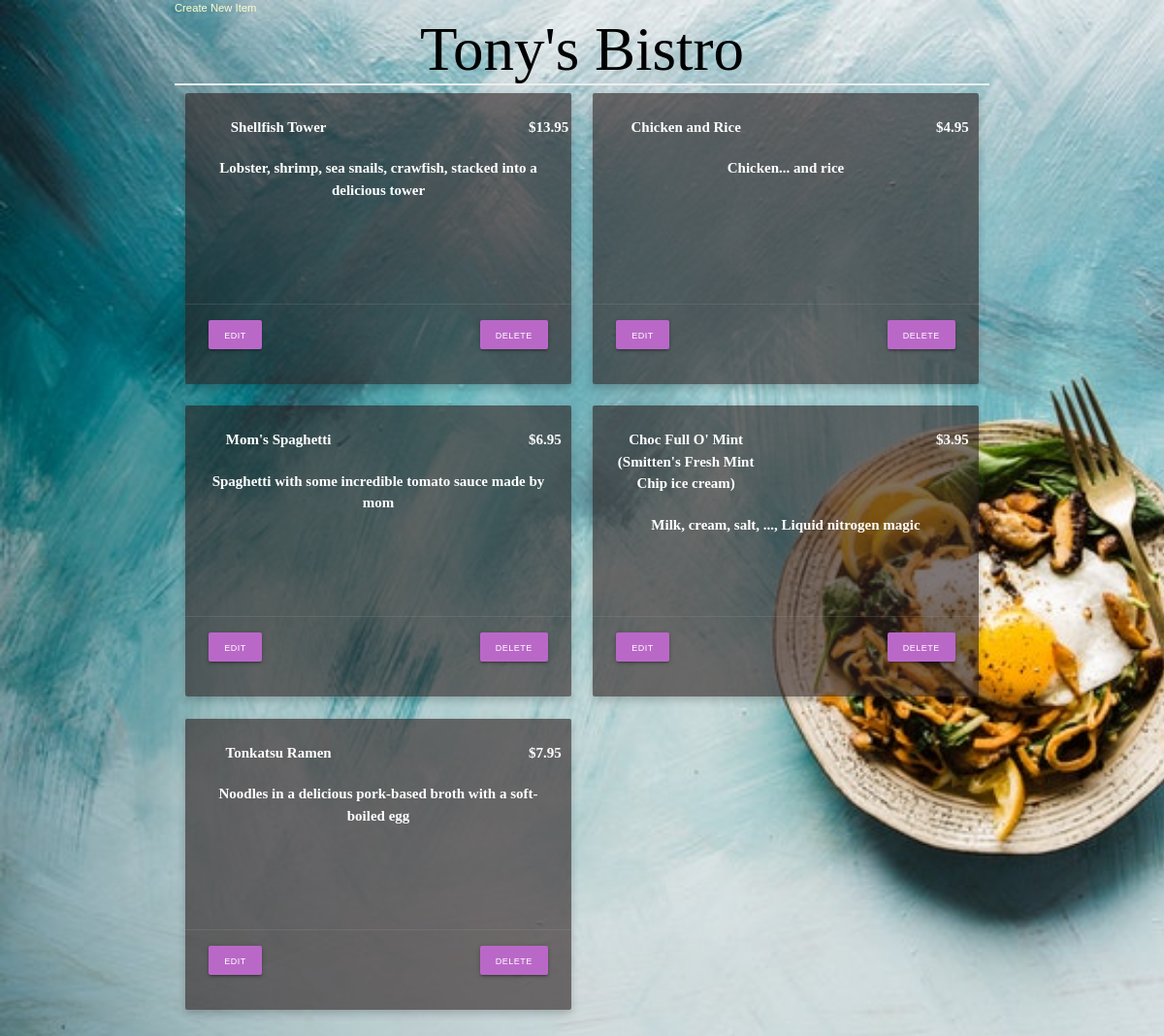
Screenshot of /restaurants/5/menu with the database file from the repository.
### database_setup.py (models this page shows, shortened)
class Restaurant(Base):
    __tablename__ = 'restaurant'
    id = Column(Integer, primary_key=True)
    name = Column(String(250), nullable=False)

class MenuItem(Base):
    __tablename__ = 'menu_item'
    name = Column(String(80), nullable=False)
    id = Column(Integer, primary_key=True)
    desription = Column(String(250))
    price = Column(String(8))
    course = Column(String(250))
    restaurant_id = Column(Integer, ForeignKey('restaurant.id'))
    restaurant = relationship(Restaurant)

### final_project.py (the view)
@app.route('/restaurants/<int:restaurant_id>/menu')
def restaurantMenu(restaurant_id):
    restaurant = session.query(Restaurant).filter_by(id=restaurant_id).one()
    items = session.query(MenuItem).filter_by(restaurant_id=restaurant_id)
    return render_template(
        'menu.html', restaurant=restaurant, items=items, restaurant_id=restaurant_id)

### templates/menu.html (shortened to what this page needs)
<html>
	<head>
		<link rel="stylesheet" href="https://cdnjs.cloudflare.com/ajax/libs/materialize/1.0.0/css/materialize.min.css">
		<link rel=stylesheet type=text/css href="{{ url_for('static', filename='style.css') }}">
	</head>
	<body>
		<div class="container">
			<a href='{{url_for('newMenuItem', restaurant_id=restaurant_id) }}'>Create New Item</a>
			<div class="row">
				<h1 style="text-align:center;">{{ restaurant.name }}</h1>
				{% for i in items %}
				<div class="col s6">
					<div class="card horizontal" width="100%" style="height:300px;">
						<div class="card-stacked">
							<div class="card-content">
								<div class="row">
									<div class="col s10">
										<span class='name'>
											<p>{{i.name}}</p>
										</span>
									</div>
									<div class="col s2">
										<span class='price'>
											<p>{{i.price}} </p>
										</span>
									</div>
								</div>
								<div class="row">
									<div class="col s12 ">
										<p style="text-align:center;">{{i.desription}}</p>
									</div>
								</div>
							</div>
							<div class="card-action" style="border-top: black, 1px;">
								<a class=" left waves-effect waves-light btn-small" href='{{url_for('editMenuItem',restaurant_id = restaurant.id, menu_id=i.id)}}'>Edit</a>
								<a class="right waves-effect waves-light btn-small" href='{{url_for('deleteMenuItem', restaurant_id = restaurant.id, menu_id=i.id)}}'>
									Delete</a>
							</div>
						</div>
					</div>
				</div>
				{% endfor %}
			</div>
		</div>
	</body>
</html>

### static/style.css (style rules this page uses)
body { font-family: sans-serif; background-image: url("/static/image/landingbg.jpeg"); background-repeat: no-repeat; background-size: cover; }
h1, h2, h3, h4 { color: white; }
h1, h2 { font-family: 'Georgia', serif; margin: 0; }
h1 { border-bottom: 2px solid #eee; }
p { color: #CCCCCC; }
a { text-decoration: none; color: #FFFFCC; font-size: .75em; }
.name { width: 50%; display: inline-block; float: left; }
.price { text-align: right; width: 50%; float: right; }
.card { box-shadow: 0 4px 8px 0 rgba(0, 0, 0, 0.2); transition: 0.3s; }
.card.horizontal { background-color: #2b1d1d99; }
.card .card-content p { margin: 0; color: white; text-align: center; font-style: inherit; font-weight: 900; font-family: cursive; }
a.waves-effect.waves-light.btn-small { background-color: #ba68c8; margin-bottom: 20; font-size: xx-small; height: 30px; text-align: center; }
h1 { color: black; }

### rows the page displays
Restaurant: name "Tony's Bistro"
MenuItem: name "Shellfish Tower", price "$13.95", desription "Lobster, shrimp, sea snails, crawfish, stacked into a delicious tower"
MenuItem: name "Chicken and Rice", price "$4.95", desription "Chicken... and rice"
MenuItem: name "Mom's Spaghetti", price "$6.95", desription "Spaghetti with some incredible tomato sauce made by mom"
MenuItem: name "Choc Full O' Mint (Smitten's Fresh Mint Chip ice cream)", price "$3.95", desription "Milk, cream, salt, ..., Liquid nitrogen magic"
MenuItem: name "Tonkatsu Ramen", price "$7.95", desription "Noodles in a delicious pork-based broth with a soft-boiled egg"
